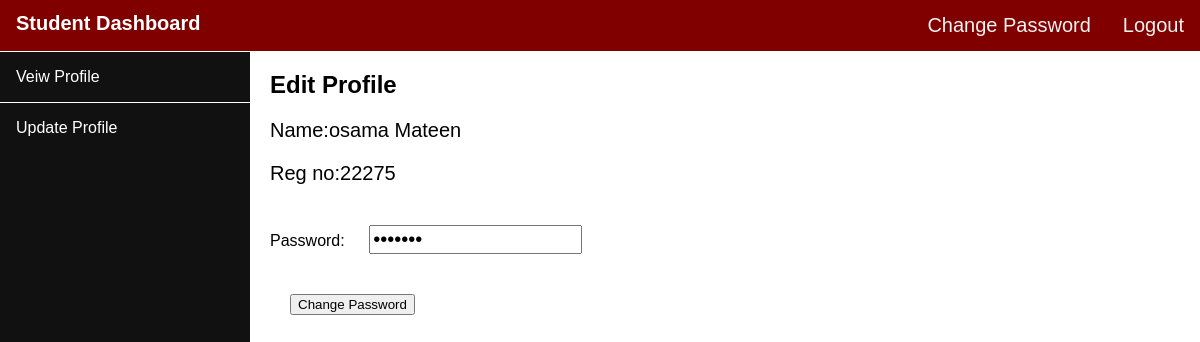
The page /student/editprofile.php (signed in) on the database its author committed.
### tables this page shows
CREATE TABLE `student2` (
  `id` int(7) NOT NULL,
  `fname` text NOT NULL,
  `lname` text NOT NULL,
  `dob` date NOT NULL,
  `email` varchar(50) NOT NULL,
  `mobile` varchar(13) NOT NULL,
  `gender` varchar(6) NOT NULL,
  `address` text NOT NULL,
  `cnic` int(13) NOT NULL,
  `zip` int(7) NOT NULL,
  `country` text NOT NULL,
  `domicile` varchar(20) NOT NULL,
  `ssc_board` varchar(30) NOT NULL,
  `ssc_perc` varchar(13) NOT NULL,
  `ssc_year` varchar(13) NOT NULL,
  `hsc_board` varchar(30) NOT NULL,
  `hsc_perc` varchar(13) NOT NULL,
  `hsc_year` varchar(13) NOT NULL,
  `program` varchar(13) NOT NULL,
  `roll_no` int(5) NOT NULL,
  `image` text NOT NULL,
  `password` varchar(20) NOT NULL,
  `ques` text NOT NULL,
  `answer` text NOT NULL
);

### student/editprofile.php (the view, shortened to what this page needs)
<?php
	include('../assets/studentheader.php');
 ?>
 <div class="content">
 	<div class="upper">
 		<h2>Edit Profile</h2>
 			<form action="editprofile.php" method="post">
 		<?php
 			include("../dbcon.php");
 			$id = $_SESSION['sid'];
 			$qry = "SELECT * FROM `student2` WHERE `id` = '$id'";
 			$run = mysqli_query($con,$qry);
 			while($data = $run->fetch_assoc()){
 				echo "<p style='font-size:20px;'>Name:".$data['fname']." ".$data['lname']."</p>";
 				echo "<p style='font-size:20px;'>Reg no:".$data['roll_no']."</p>";
 				echo "Password: ";
 				$pass = $data['password'];
 				echo "<input type='password' name='password' size='15' required value='$pass' style='margin:20px; font-size:20px;'>";
 			}
 			echo "<br><input type='submit' name='change' value='Change Password' style='margin:20px; '>";
 		 ?>
 		 </form>
 	</div>
 </div>

### assets/studentheader.php (style rules this page uses)
* { box-sizing: border-box; font-family: Arial, Helvetica, sans-serif; }
body { margin: 0; font-family: Arial, Helvetica, sans-serif; overflow-y: hidden; }
.content { margin-top:0; margin-left: 250px; padding-left: 20px; height: 80vh; }

### rows shown on the page
student2: fname "osama", lname "Mateen", roll_no "22275"
